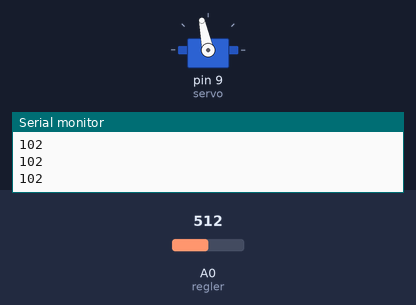
Bench run of a sketch on a simulated Arduino Uno, built with avr-gcc and run on an emulated ATmega328P. Parts: servo, the last lines printed to the serial monitor. The inputs (shaded band) are chosen by the test bench; at power-on: A0 (regler) = 512.

Above: at 1.2 s.
1.3 s: A0 (regler) set to 716
At 2.5 s:
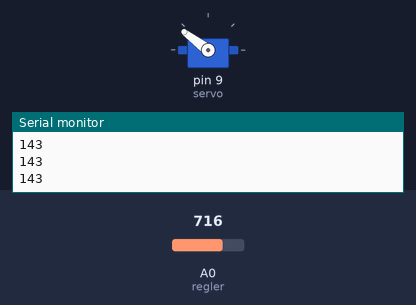
2.8 s: A0 (regler) set to 900
At 3.9 s:
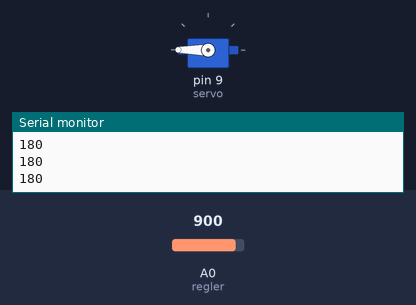
4.3 s: A0 (regler) set to 306
At 4.8 s:
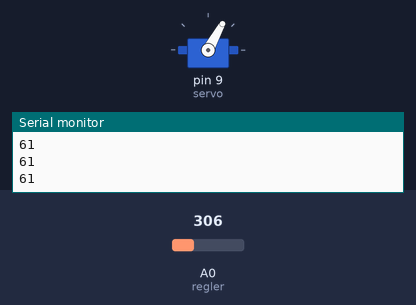
5.8 s: A0 (regler) set to 122
At 6.2 s:
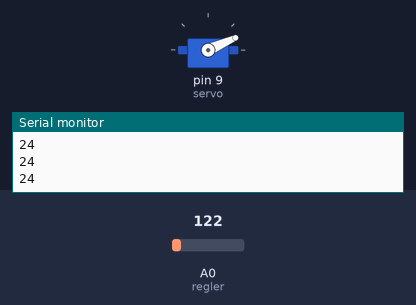
7.3 s: A0 (regler) set to 0
At 8.4 s:
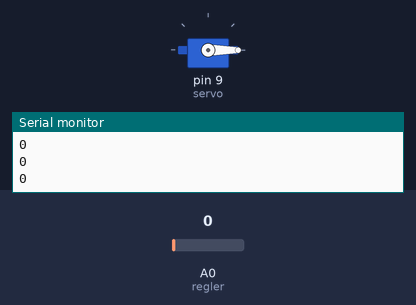
8.8 s: A0 (regler) set to 511
At 9.5 s:
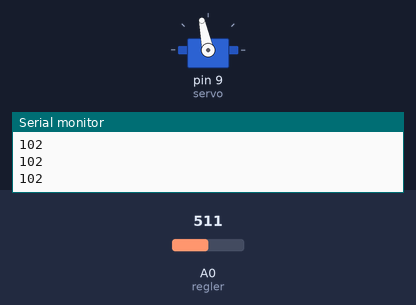
Timing chart, 0 to 11.3 s (numbered marks = the images above; inputs shaded):
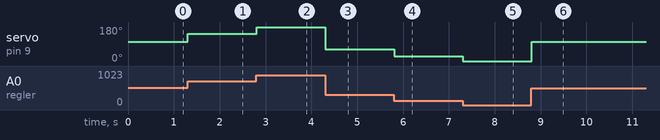

Measured:
- after the input at 1.3 s, servo on pin 9 (servo): 102° → 143° at once
- after the input at 2.8 s, servo on pin 9 (servo): 143° → 180° at once
- after the input at 4.3 s, servo on pin 9 (servo): 180° → 61° at once
- after the input at 5.8 s, servo on pin 9 (servo): 61° → 24° at once
- after the input at 7.3 s, servo on pin 9 (servo): 24° → 0° at once
- after the input at 8.8 s, servo on pin 9 (servo): 0° → 102° at once

The sketch:

Servo_ansteuern_Drehregler.ino
```cpp
#include <Servo.h>
Servo servo;
int regler=A0;
int sensorwert = 0;
void setup() {
  // put your setup code here, to run once:
  servo.attach(9);
  Serial.begin(4800);
}

void loop() {
  sensorwert = analogRead(regler);
  sensorwert = sensorwert/5,68333;
  Serial.println(sensorwert);
  servo.write(sensorwert);
  delay(10);
}
```
